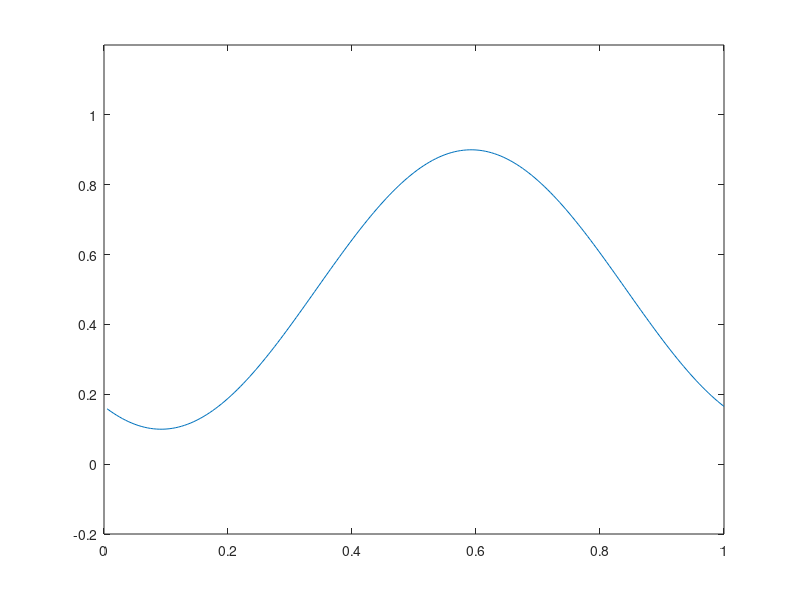
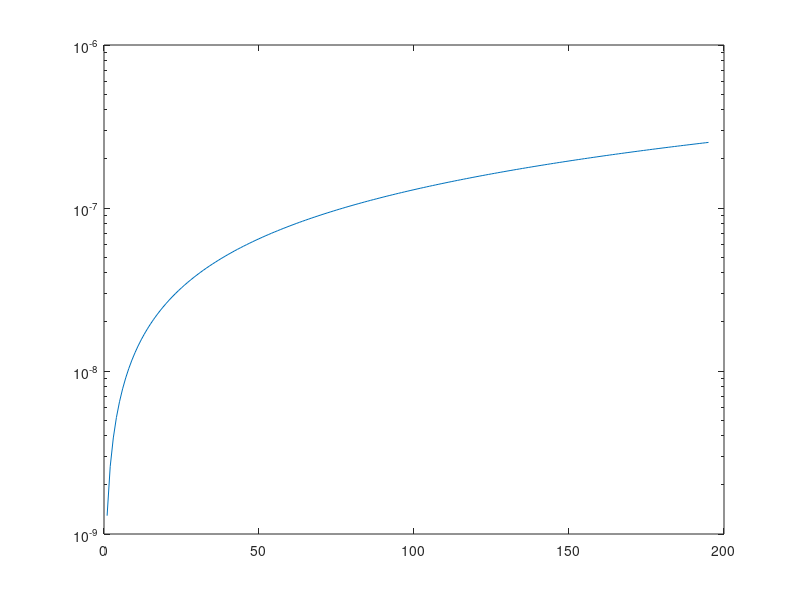
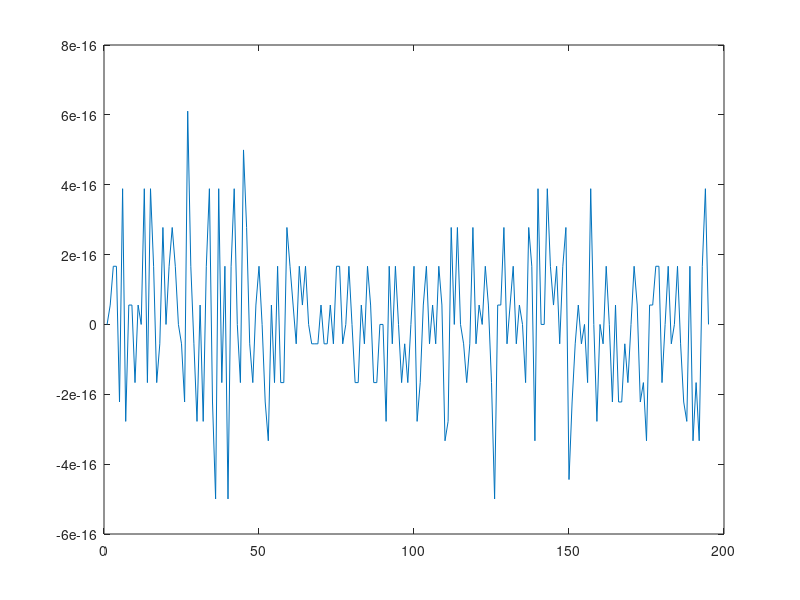

These figures' MATLAB source, in order:
clc; clear all; close all;

c=1/5;

n=200;
h=1./n;
x=[h:h:1]';

cfl=2*sqrt(2/3);
ddt=cfl*h/c;
tmax=8;

k=diag(ones(n-1,1),1)-diag(ones(n-1,1),-1);
k(1,end)=-1; k(end,1)=1;
k=sparse(k./(2*h));
p=1/6*diag(ones(n-1,1),1)+1/6*diag(ones(n-1,1),-1)+4/6*eye(n,n);
p(end,1)=1/6; p(1,end)=1/6;
p=sparse(p);


opt_ftr='redonnet10';
if strcmp(opt_ftr,'redonnet10')==1
    ftr0=772/1024;
    ftr1=420/1024;
    ftr2=-240/1024;
    ftr3=90/1024;
    ftr4=-20/1024;
    ftr5=2/1024;
    J=diag(ones(n-1,1),1); J(end,1)=1;
    ftr=ftr0.*eye(n,n)+ftr1/2*(J+J^(n-1))+ftr2/2*(J^2+J^(n-2))+ftr3/2*(J^3+J^(n-3))+ftr4/2*(J^4+J^(n-4))+ftr5/2*(J^5+J^(n-5));
elseif strcmp(opt_ftr,'redonnet4')==1
    ftr0=10/16;
    ftr1=8/16;
    ftr2=-2/16;
    J=diag(ones(n-1,1),1); J(end,1)=1;
    ftr=ftr0.*eye(n,n)+ftr1/2*(J+J^(n-1))+ftr2/2*(J^2+J^(n-2));
elseif strcmp(opt_ftr,'redonnet2')==1
    ftr0=1/2;
    ftr1=1/2;
    J=diag(ones(n-1,1),1); J(end,1)=1;
    ftr=ftr0.*eye(n,n)+ftr1/2*(J+J^(n-1));
else
    ftr=speye(n,n);
end
ftr=sparse(ftr);


%u=(abs(x-.3)<0.2);
%u=exp(-500*(x-.3).^2);
u=.4*cos(2*pi*x)+.5;
int=sum(u)*h;

e=[]; cons=[];
t=0;
while t+ddt<tmax
     clc; t=t+ddt
    
    du=k*u;
    w=p\du;
    k1=-c*w;
    
    du=k*(u+ddt/2*k1);
    w=p\du;
    k2=-c*w;
    
    du=k*(u+ddt/2*k2);
    w=p\du;
    k3=-c*w;
    
    du=k*(u+ddt*k3);
    w=p\du;
    k4=-c*w;
    
    fu=u+ddt/6*(k1+2*k2+2*k3+k4);
    u=ftr*fu;
    
    %uex=exp(-500*(x-c*t-.3).^2);
    %uex=(abs(x-c*t-.3)<0.2);
    uex=.4*cos(2*pi*(x-c*t))+.5;
    e=[e norm(u-uex,inf)];
    cons=[cons sum(u)*h-int];
    
    pause(0.001)
    clf
    figure(1)
    plot(x,u)
    axis([0 1 -.2 1.2])
end


figure(2)
semilogy(e)

figure(3)
plot(cons)
